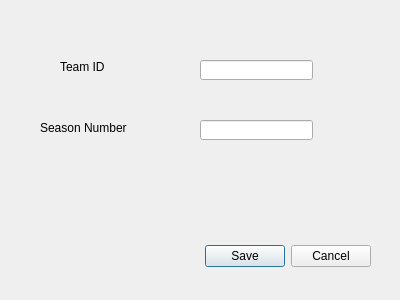
<?xml version="1.0" encoding="UTF-8"?>
<ui version="4.0">
 <class>DialogNewSeason</class>
 <widget class="QDialog" name="DialogNewSeason">
  <property name="windowModality">
   <enum>Qt::WindowModal</enum>
  </property>
  <property name="geometry">
   <rect>
    <x>0</x>
    <y>0</y>
    <width>400</width>
    <height>300</height>
   </rect>
  </property>
  <property name="windowTitle">
   <string>New Season</string>
  </property>
  <widget class="QDialogButtonBox" name="buttonBox">
   <property name="geometry">
    <rect>
     <x>30</x>
     <y>240</y>
     <width>341</width>
     <height>32</height>
    </rect>
   </property>
   <property name="orientation">
    <enum>Qt::Horizontal</enum>
   </property>
   <property name="standardButtons">
    <set>QDialogButtonBox::Cancel|QDialogButtonBox::Save</set>
   </property>
  </widget>
  <widget class="QLabel" name="labelTeamID">
   <property name="geometry">
    <rect>
     <x>60</x>
     <y>60</y>
     <width>47</width>
     <height>14</height>
    </rect>
   </property>
   <property name="text">
    <string>Team ID</string>
   </property>
  </widget>
  <widget class="QLabel" name="labelSeasonNumber">
   <property name="geometry">
    <rect>
     <x>40</x>
     <y>120</y>
     <width>91</width>
     <height>16</height>
    </rect>
   </property>
   <property name="text">
    <string>Season Number</string>
   </property>
  </widget>
  <widget class="QLineEdit" name="lineEditTeamID">
   <property name="geometry">
    <rect>
     <x>200</x>
     <y>60</y>
     <width>113</width>
     <height>20</height>
    </rect>
   </property>
  </widget>
  <widget class="QLineEdit" name="lineEditSeasonNumber">
   <property name="geometry">
    <rect>
     <x>200</x>
     <y>120</y>
     <width>113</width>
     <height>20</height>
    </rect>
   </property>
  </widget>
 </widget>
 <resources/>
 <connections>
  <connection>
   <sender>buttonBox</sender>
   <signal>accepted()</signal>
   <receiver>DialogNewSeason</receiver>
   <slot>accept()</slot>
   <hints>
    <hint type="sourcelabel">
     <x>248</x>
     <y>254</y>
    </hint>
    <hint type="destinationlabel">
     <x>157</x>
     <y>274</y>
    </hint>
   </hints>
  </connection>
  <connection>
   <sender>buttonBox</sender>
   <signal>rejected()</signal>
   <receiver>DialogNewSeason</receiver>
   <slot>reject()</slot>
   <hints>
    <hint type="sourcelabel">
     <x>316</x>
     <y>260</y>
    </hint>
    <hint type="destinationlabel">
     <x>286</x>
     <y>274</y>
    </hint>
   </hints>
  </connection>
 </connections>
</ui>
